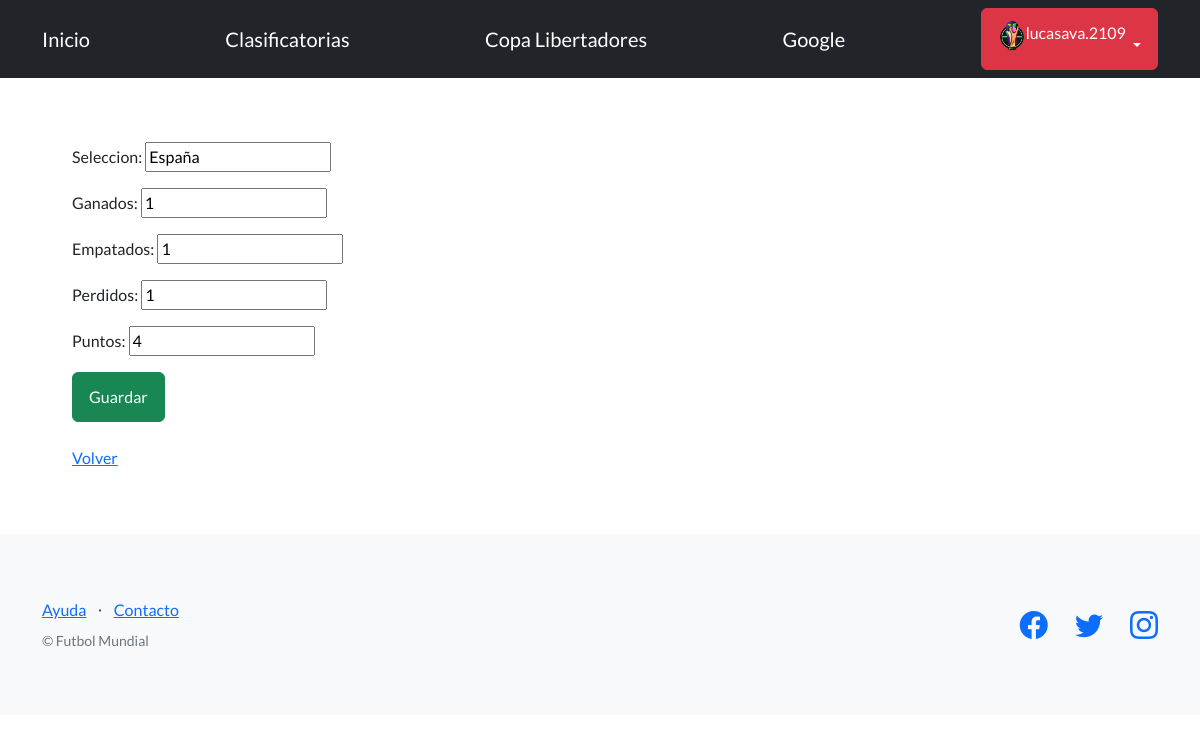
Page /futbol/editar-seleccion/20/ (signed in) on the committed database.
### perfiles/models.py (models this page shows, shortened)
class Avatar(models.Model):
   user = models.OneToOneField(User, on_delete=models.CASCADE, null=True)
   imagen = models.ImageField(upload_to='avatares', null=True, blank=True)

### control/models.py (models this page shows, shortened)
class Clasificatorias(models.Model):
    seleccion=models.CharField(max_length=100)
    ganados=models.IntegerField()
    empatados=models.IntegerField()
    perdidos=models.IntegerField()
    puntos=models.IntegerField()
    creador = models.ForeignKey(User, on_delete=models.SET_NULL, null=True)

### control/views.py (the view)
# urls.py: path("editar-seleccion/<int:id>/", editar_seleccion, name="editar_seleccion"),
@login_required
def editar_seleccion(request, id):
    equipos = Clasificatorias.objects.get(id=id)
    if request.method == "POST":
        formulario = CrearSeleccion(request.POST)
        if formulario.is_valid():
            data = formulario.cleaned_data
            equipos.seleccion = data['seleccion']
            equipos.ganados = data['ganados']
            equipos.empatados = data['empatados']
            equipos.perdidos = data['perdidos']
            equipos.puntos = data['puntos']
            equipos.save()
            url_exitosa = reverse('selecciones')
            return redirect(url_exitosa)
    else:
        inicial = {
            'seleccion': equipos.seleccion,
            'ganados': equipos.ganados,
            'empatados': equipos.empatados,
            'perdidos': equipos.perdidos,
            'puntos': equipos.puntos,
        }
        formulario = CrearSeleccion(initial=inicial)
    return render(
        request=request,
        template_name='control/formulario_selecciones.html',
        context={'formulario': formulario},
    )

### control/forms.py
class CrearSeleccion(forms.Form):
    seleccion = forms.CharField(required=True, max_length=100)
    ganados = forms.IntegerField(required=True, max_value=20000)
    empatados = forms.IntegerField(required=True, max_value=20000)
    perdidos = forms.IntegerField(required=True, max_value=20000)
    puntos = forms.IntegerField(required=True, max_value=20000)

### control/templates/control/formulario_selecciones.html (shortened to what this page needs)
{% extends "base.html" %}
{% block contenido %}
<div class="container">
<form method="post">
  {{ formulario.as_p }}
  <input class="btn btn-success" type="submit" value="Guardar"/>
</form>
<br>
<a href="{% url 'selecciones' %}">Volver</a>
</div>
{% endblock contenido %}

### templates_base/base.html (shortened to what this page needs)
{% load static %}
<!DOCTYPE html>
<html lang="en">
    <head>
        <link href="https://cdn.jsdelivr.net/npm/bootstrap-icons@1.5.0/font/bootstrap-icons.css" rel="stylesheet" type="text/css" />
        <link href="{% static 'css/styles.css' %}" rel="stylesheet" />
    </head>
    <body>
        <nav class="navbar navbar-dark bg-dark static-top">
            <div class="container">
                    <a class="navbar-brand" href="{% url 'inicio' %}">Inicio</a>
                    <a class="navbar-brand" href="{% url 'selecciones' %}">Clasificatorias</a>
                    <a class="navbar-brand" href="{% url 'copa' %}">Copa Libertadores</a>
                    <a class="navbar-brand" href="https://www.google.com">Google</a>
                    {% if user.is_authenticated %}
                    <div class="dropdown">
                        <button class="btn btn-danger dropdown-toggle" type="button" id="dropdownMenuButton1" data-bs-toggle="dropdown" aria-expanded="false">
                            <div style="display: inline-flex;">
                                <img src="{{user.avatar.imagen.url}}" style="max-width:30px; max-height:30px; border-radius: 50%;">
                                <span>{{ user.username }}</span>
                            </div>
                        </button>
                    </div>
                    {% else %}
                    <a class="btn btn-danger" href="{% url 'login' %}">Inicio Sesión</a>
                    <a class="btn btn-danger" href="{% url 'registro' %}">Registro</a>
                    {% endif %}
                </div>
            </nav>
        <section style="padding:4rem 3rem;">
                <div class="container">
                    {% block contenido %}
                    {% endblock contenido %}
                </div>
        </section>
        <footer class="footer bg-light">
                <div class="container">
                   <div class="row">
                       <div class="col-lg-6 h-100 text-center text-lg-start my-auto">
                           <ul class="list-inline mb-2">
                               <li class="list-inline-item"><a href="#!">Ayuda</a></li>
                               <li class="list-inline-item">⋅</li>
                               <li class="list-inline-item"><a href="#!">Contacto</a></li>
                           </ul>
                           <p class="text-muted small mb-4 mb-lg-0">&copy; Futbol Mundial</p>
                       </div>
                       <div class="col-lg-6 h-100 text-center text-lg-end my-auto">
                           <ul class="list-inline mb-0">
                               <li class="list-inline-item me-4">
                                   <a href="#!"><i class="bi-facebook fs-3"></i></a>
                               </li>
                               <li class="list-inline-item me-4">
                                   <a href="https://twitter.com/coderhouse"><i class="bi-twitter fs-3"></i></a>
                               </li>
                               <li class="list-inline-item">
                                   <a href="https://www.instagram.com/futbolmundial.2109"><i class="bi-instagram fs-3"></i></a>
                               </li>
                           </ul>
                       </div>
                   </div>
               </div>
        </footer>
    </body>
</html>

### rows in the picture
Clasificatorias: seleccion "España", ganados "1", empatados "1", perdidos "1", puntos "4"

### other values in the picture
{{ user.username }} "lucasava.2109"
